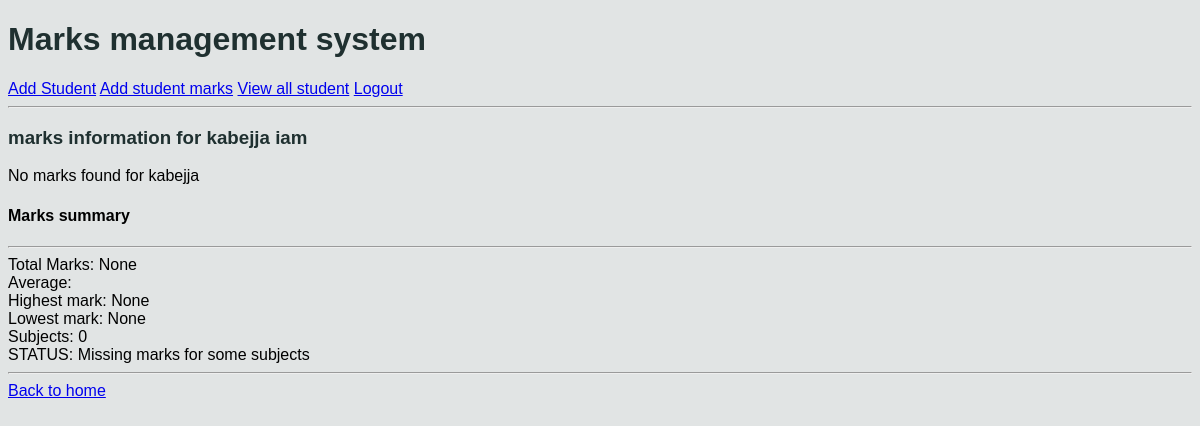
The page /students/student/1/ (signed in) on the database as committed earlier.
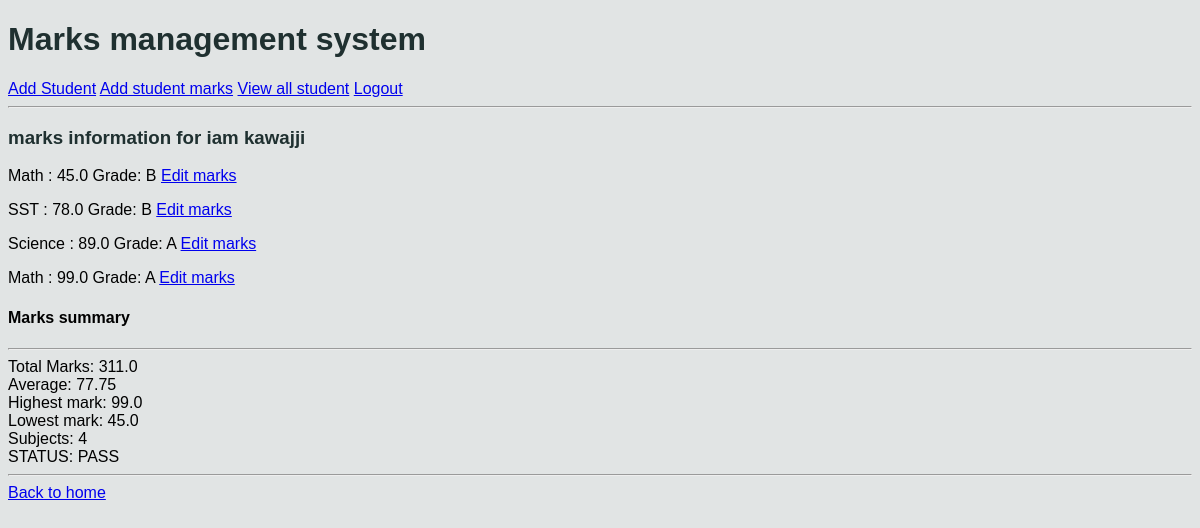
The same page on the database as committed later.
### students/models.py (models this page shows, shortened)
class Student(db.Model):
    fname = db.CharField(max_length=100)
    lname = db.CharField(max_length=100)
    student_class = db.CharField(max_length=10)
    age = db.IntegerField(max_length=3)
    student_number = db.IntegerField(unique=True)

class Marks(db.Model):
    student = db.ForeignKey(Student, on_delete= db.CASCADE, related_name= "marks")
    subject = db.ForeignKey(Subject, on_delete=db.CASCADE,related_name= "marks")
    score = db.FloatField(max_length= 10,
                          validators=[
                              MinValueValidator(0),
                              MaxValueValidator(100)
                          ])
    class Meta:
        constraints = [
            db.UniqueConstraint(
                fields=["student", "subject"],
                name="unique_st_sub_mark"
            )
        ]

class Subject(db.Model):
    name = db.CharField(max_length=20)

### students/views.py (the view)
# urls.py: path("student/<int:id>/", views.student_info, name="student_details"),
@login_required
@permission_required('students.view_student', raise_exception=True)
def student_info(request,id):
    student = get_object_or_404(Student, id=id)
    marks = student.marks.all()
    results = marks.aggregate(
        average= Avg("score"),
        total= Sum("score"),
        highest= Max("score") ,
        smallest= Min("score"),
        subjects= Count("id")
    )
    context = {
        "student": student,
        "results" : results
    }
    return render(request, "students/student_details.html",context)

### students/templates/students/student_details.html (shortened to what this page needs)
    {% extends "students/base.html" %}
    {% block content %}
    <h3>marks information for {{ student.fname }} {{ student.lname }}</h3>
    {% for mark in student.marks.all %}
        <p>{{ mark.subject.name }} : {{ mark.score }}
            Grade: {% if mark.score >= 80 %} A
            {% elif mark.score >= 75 %} B
            {% elif mark.score >= 65 %} C
            {% elif mark.score >= 60 %} D
            {% elif mark.score >= 50 %} E
            {% elif mark.score < 50 %} B
            {% endif %}
            <a href="{% url 'edit_marks' mark.id %}">Edit marks</a>
        </p>
        {% empty %}
        <p>No marks found for {{ student.fname }}</p>
    {% endfor %}
    {% if student.marks %}
    <div>
        <h4>Marks summary</h4>
        <hr>
        Total Marks: {{results.total}} <br>
        Average: {{results.average|floatformat:2}} <br>
        Highest mark: {{results.highest}} <br>
        Lowest mark: {{results.smallest}} <br>
        Subjects: {{results.subjects}} <br>
        STATUS: {% if results.subjects == 4 and results.total >= 200  %} PASS
        {% elif results.subjects < 4  %} Missing marks for some subjects
        {% else %} FAIL
        {% endif %}
    </div>
    <hr>
    {% endif %}
    <a href="{% url 'home' %}">Back to home</a>
{% endblock %}

Rows that differ between the two databases and show on the page:
changed Student "iam": fname "kabejja" → "iam"; lname "iam" → "kawajji"; fname "kabejja" → (not shown)
added Marks: subject.name "Math", score "45.0", shows "B"
added Marks: subject.name "SST", score "78.0", shows "B"
added Marks: subject.name "Science", score "89.0", shows "A"
added Marks: subject.name "Math", score "99.0", shows "A"
Other text that changed with them:
{{ results.total }}: "None" → "311.0"
{{ results.average|floatformat:2 }}: (not shown) → "77.75"
{{ results.highest }}: "None" → "99.0"
{{ results.smallest }}: "None" → "45.0"
{{ results.subjects }}: "0" → "4"
text no longer shown: "No marks found for Missing marks for some subjects"
text now shown: "PASS"
